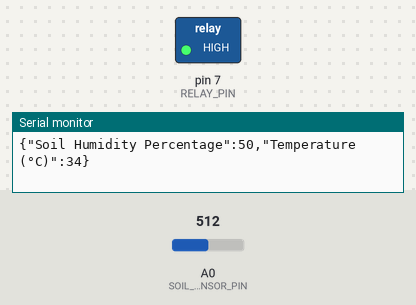
A sketch run on a simulated Arduino Uno, built with avr-gcc and run on an emulated ATmega328P. Shown: switched loads named in the sketch (green lamp = pin HIGH), the last lines printed to the serial monitor. The test bench sets the inputs (shaded band); at power-on: A0 (SOIL_HUMIDITY_SENSOR_PIN) = 512.

Above: at 1.2 s.
1.3 s: A0 (SOIL_HUMIDITY_SENSOR_PIN) set to 706
6.3 s: A0 (SOIL_HUMIDITY_SENSOR_PIN) set to 725
At 10.5 s:
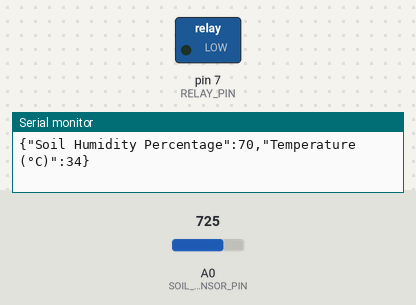
11.5 s: A0 (SOIL_HUMIDITY_SENSOR_PIN) set to 716
At 15.6 s:
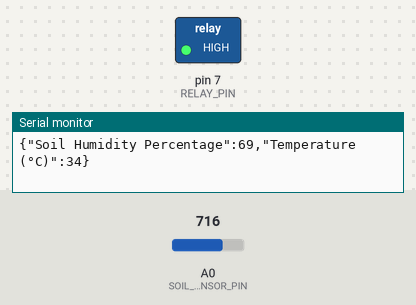
16.5 s: A0 (SOIL_HUMIDITY_SENSOR_PIN) set to 900
At 20.7 s:
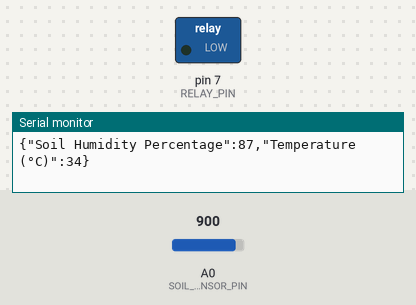
Timing chart, 0 to 22.2 s (numbered marks = the images above; inputs shaded):
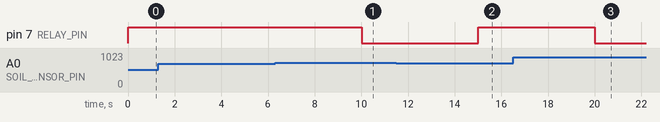

The sketch:

ai_for_humidity.ino
```cpp
#include <ArduinoJson.h>

#define SOIL_HUMIDITY_SENSOR_PIN A0
#define RELAY_PIN 7

int soilHumidityRaw;
int temperature = 34; // Set a fixed temperature or use a sensor if available

void setup() {
  Serial.begin(9600);
  pinMode(RELAY_PIN, OUTPUT);
  randomSeed(analogRead(0));
}

void loop() {
  // Read raw value from soil humidity sensor
  soilHumidityRaw = analogRead(SOIL_HUMIDITY_SENSOR_PIN);

  // Map raw values to percentage
  int soilHumidityPercentage = map(soilHumidityRaw, 0, 1023, 0, 100);

  // Create a JSON object
  StaticJsonDocument<200> doc;
  doc["Soil Humidity Percentage"] = soilHumidityPercentage;
  doc["Temperature (°C)"] = temperature;

  // Serialize JSON to string and send
  String output;
  serializeJson(doc, output);
  Serial.println(output);

  // Control the relay based on soil humidity percentage
  if (soilHumidityPercentage < 70) {
    digitalWrite(RELAY_PIN, HIGH); // Turn on the pump
  } else {
    digitalWrite(RELAY_PIN, LOW); // Turn off the pump
  }

  delay(5000); // Wait 5 seconds before next reading
}
```

Measured:
- the behaviour switches between 716 and 717 on A0 (SOIL_HUMIDITY_SENSOR_PIN) (found by bisection; images 0 and 1)
- after the input at 6.3 s, pin 7 (RELAY_PIN): HIGH → LOW after 3.7 s
- after the input at 11.5 s, pin 7 (RELAY_PIN): LOW → HIGH after 3.5 s
- after the input at 16.5 s, pin 7 (RELAY_PIN): HIGH → LOW after 3.5 s
